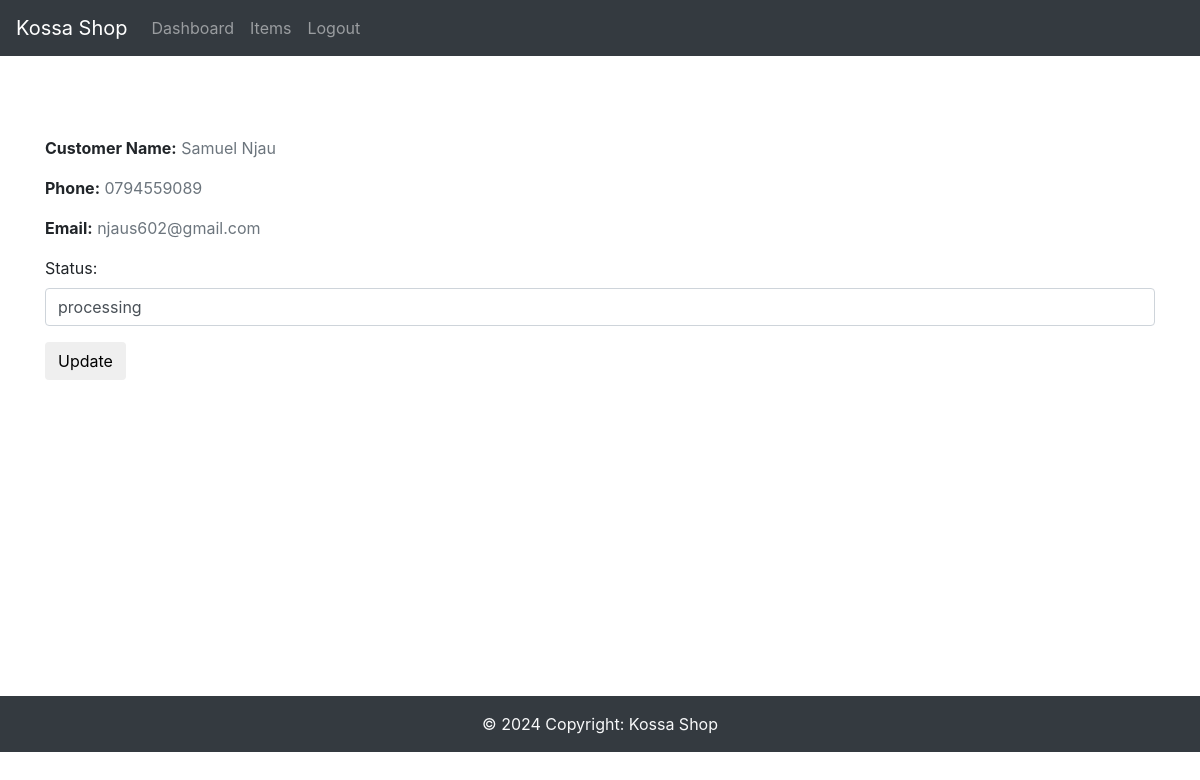
The page /admin/edit/order/1 (signed in) on the database its author committed.
### app/db_models.py (models this page shows, shortened)
class User(UserMixin, db.Model):
    __tablename__ = "users"
    id = db.Column(db.Integer, primary_key=True)
    name = db.Column(db.Text, nullable=False)
    email = db.Column(db.String(50), nullable=False)
    phone = db.Column(db.String(50), nullable=False)
    password = db.Column(db.String(250), nullable=False)
    admin = db.Column(db.Boolean, nullable=True, default=False)
    email_confirmed = db.Column(db.Boolean, nullable=True, default=False)
    cart = db.relationship('Cart', backref='buyer')
    orders = db.relationship("Order", backref='customer')

class Order(db.Model):
    __tablename__ = "orders"
    id = db.Column(db.Integer, primary_key=True)
    uid = db.Column(db.Integer, db.ForeignKey('users.id'), nullable=False)
    date = db.Column(db.DateTime, nullable=False)
    status = db.Column(db.String(50), nullable=False)
    items = db.relationship("Ordered_item", backref="order")
    user = db.relationship('User', back_populates='orders', lazy=True)

### app/funcs.py (the view)
	def wrapper(*args, **kwargs):
		if current_user.is_authenticated and current_user.admin == 1:
			return func(*args, **kwargs)
		else:
			return "You are not Authorized to access this URL."

### app/admin/forms.py
class OrderEditForm(FlaskForm):
	status = StringField("Status:", validators=[DataRequired()])
	submit = SubmitField("Update")

### app/__init__.py (called while the page is built)
@app.context_processor
def inject_now():
	return {'now': datetime.utcnow()}

@login_manager.user_loader
def load_user(user_id):
	return User.query.get(user_id)

### app/funcs.py (called while the page is built)
def admin_only(func):
	def wrapper(*args, **kwargs):
		if current_user.is_authenticated and current_user.admin == 1:
			return func(*args, **kwargs)
		else:
			return "You are not Authorized to access this URL."
	wrapper.__name__ = func.__name__
	return wrapper

### app/admin/templates/admin/add.html (shortened to what this page needs)
{% extends "admin/base.html" %}
{% block content %}
	<div style="min-height: 60vh;">
	{% if phone and email %}
		<div class="mb-3">
			<strong>Customer Name:</strong> <span class="text-muted">{{ name }}</span>
		</div>
		<div class="mb-3">
			<strong>Phone:</strong> <span class="text-muted">{{ phone }}</span>
		</div>
		<div class="mb-3">
			<strong>Email:</strong> <span class="text-muted">{{ email }}</span>
		</div>
	{% endif %}
    <div class="forms">
		{{ wtf.quick_form(form) }}
	</div>
	</div>
{% endblock %}

### rows shown on the page
User: name "Samuel Njau", phone "0794559089", email "njaus602@gmail.com"
Order: status "processing"
